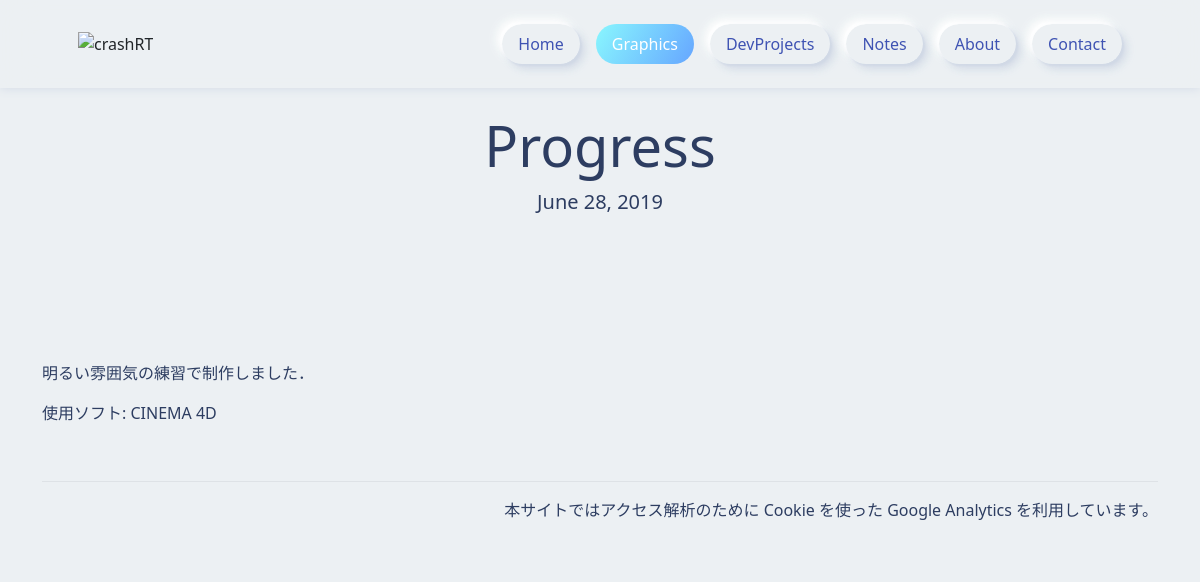
/works/detail/1/, run on the app's committed database.
### works/models.py (models this page shows, shortened)
class WorksModel(models.Model):
    title = models.CharField(max_length=50)
    date = models.DateField(blank=True, null=True)
    thumbnail = models.CharField(max_length=100,)
    youtube = models.CharField(
        max_length=100, null=True, blank=True, help_text='youtubeのID')
    vimeo = models.CharField(max_length=100, null=True,
                                blank=True, help_text='vimeoのID')
    niconico = models.CharField(
        max_length=100, null=True, blank=True, help_text='niconicoのID')
    pictureMain = models.CharField(
        max_length=100, null=True, blank=True, help_text='一番上に単体で表示')
    picture1 = models.CharField(
        max_length=100, null=True, blank=True, help_text='以下はギャラリー部分')
    picture2 = models.CharField(max_length=100, null=True, blank=True)
    picture3 = models.CharField(max_length=100, null=True, blank=True)
    picture4 = models.CharField(max_length=100, null=True, blank=True)
    picture5 = models.CharField(max_length=100, null=True, blank=True)
    picture6 = models.CharField(max_length=100, null=True, blank=True)
    description = models.TextField(null=True, blank=True)
    tag = models.CharField(max_length=30, choices=CATEGORY)

### works/views.py (the view)
# urls.py: path('detail/<int:pk>/', workdetailview, name='workdetail'),
def workdetailview(request, pk):
    work = get_object_or_404(WorksModel, pk=pk)
    return render(request, 'works/detail.html', {'work': work})

### templates/works/detail.html (shortened to what this page needs)
{% extends 'base.html' %}
{% block content %}
{% include 'works/header.html' %}
<main>
    <h1 class="display-4 text-center">{{work.title}}</h1>
    {% if work.date %}
    <p class="lead text-center">{{work.date}}</p>
    {% endif %}
    {% if work.pictureMain %}
    <div class="container-sm my-4">
    </div>
    {% endif %}
    <div class="container my-5">
        {{ work.description | linebreaks | urlize }}
    </div>
</main>
{% endblock content %}

### static/css/style.css (style rules this page uses)
:root { --bs-body-bg: #ecf0f3; --header-height: 72px; --light-color: #fff; --shadow-color: #d1d9e6; --bg-color: #a6aeba; --bs-blue: #0d6efd; --bs-indigo: #6610f2; --bs-purple: #6f42c1; --bs-pink: #d63384; --bs-red: #dc3545; --bs-orange: #fd7e14; --bs-yellow: #ffc107; --bs-green: #198754; --bs-teal: #20c997; --bs-cyan: #0dcaf0; --bs-black: #000; --bs-white: #fff; --bs-gray: #6c757d; --bs-gray-dark: #343a40; --bs-gray-100: #f8f9fa; --bs-gray-200: #e9ecef; --bs-gray-300: #dee2e6; --bs-gray-400: #ced4da; --bs-gray-500: #adb5bd; --bs-gray-600: #6c757d; --bs-gray-700: #495057; --bs-gray-800: #343a40; --bs-gray-900: #212529; --bs-primary: #0d6efd; --bs-secondary: #6c757d; --bs-success: #198754; --bs-info: #0dcaf0; --bs-warning: #ffc107; --bs-danger: #dc3545; --bs-light: #f8f9fa; --bs-dark: #212529; --bs-primary-rgb: 13, 110, 253; --bs-secondary-rgb: 108, 117, 125; --bs-success-rgb: 25, 135, 84; --bs-info-rgb: 13, 202, 240; --bs-warning-rgb: 255, 193, 7; --bs-danger-rgb: 220, 53, 69; --bs-light-rgb: 248, 249, 250; --bs-dark-rgb: 33, 37, 41; --bs-white-rgb: 255, 255, 255; --bs-black-rgb: 0, 0, 0; --bs-body-color-rgb: 33, 37, 41; --bs-body-bg-rgb: 255, 255, 255; --bs-font-sans-serif: system-ui, -apple-system, "Segoe UI", Roboto, "Helvetica Neue", "Noto Sans", "Liberation Sans", Arial, sans-serif, "Apple Color Emoji", "Segoe UI Emoji", "Segoe UI Symbol", "Noto Color Emoji"; --bs-font-monospace: SFMono-Regular, Menlo, Monaco, Consolas, "Liberation Mono", "Courier New", monospace; --bs-gradient: linear-gradient( 180deg, rgba(255, 255, 255, 0.15), rgba(255, 255, 255, 0) ); --bs-body-font-family: var(--bs-font-sans-serif); --bs-body-font-size: 1rem; --bs-body-font-weight: 400; --bs-body-line-height: 1.5; --bs-body-color: #2d3d61; --bs-border-width: 1px; --bs-border-style: solid; --bs-border-color: #dee2e6; --bs-border-color-translucent: rgba(0, 0, 0, 0.175); --bs-border-radius: 0.375rem; --bs-border-radius-sm: 0.25rem; --bs-border-radius-lg: 0.5rem; --bs-border-radius-xl: 1rem; --bs-border-radius-2xl: 2rem; --bs-border-radius-pill: 50rem; --bs-link-color: #3f53b3; --bs-link-color-rgb: 63, 83, 179; --bs-link-hover-color: #b3505f; --bs-link-hover-color-rgb: 179, 80, 95; --bs-code-color: #d63384; --bs-highlight-bg: #fff3cd; --easing: cubic-bezier(0.87, 0, 0.13, 1); }
html { scroll-behavior: smooth; -ms-overflow-style: none; scrollbar-width: none; overflow-x: hidden; }

### data on the page
WorksModel: title "Progress", date "June 28, 2019", description "明るい雰囲気の練習で制作しました． 使用ソフト: CINEMA 4D"
